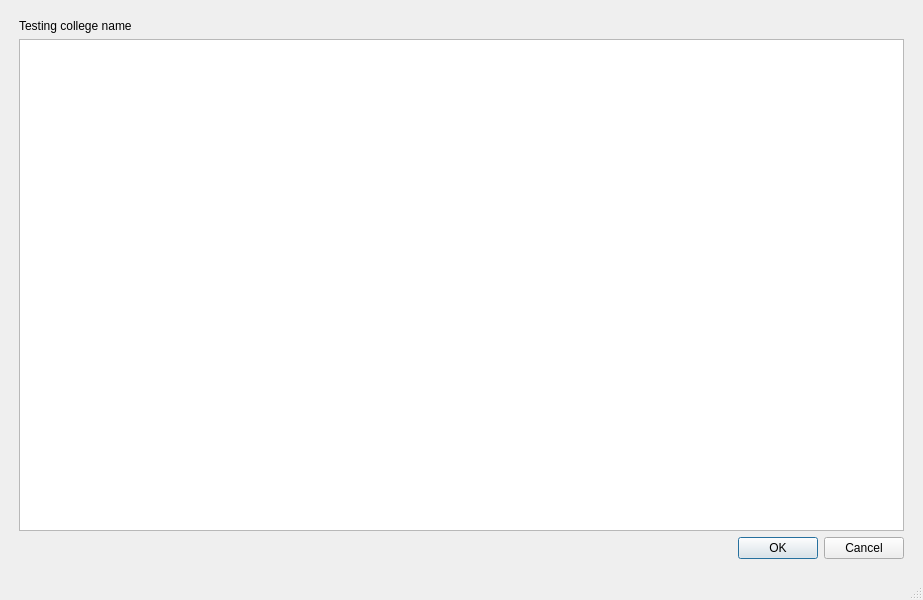
<?xml version="1.0" encoding="UTF-8"?>
<ui version="4.0">
 <class>collegeScreen</class>
 <widget class="QMainWindow" name="collegeScreen">
  <property name="geometry">
   <rect>
    <x>0</x>
    <y>0</y>
    <width>923</width>
    <height>600</height>
   </rect>
  </property>
  <property name="windowTitle">
   <string>collegeScreen</string>
  </property>
  <widget class="QWidget" name="centralwidget">
   <layout class="QVBoxLayout" name="verticalLayout_2">
    <item>
     <layout class="QVBoxLayout" name="verticalLayout">
      <property name="leftMargin">
       <number>10</number>
      </property>
      <property name="topMargin">
       <number>10</number>
      </property>
      <property name="rightMargin">
       <number>10</number>
      </property>
      <property name="bottomMargin">
       <number>10</number>
      </property>
      <item>
       <widget class="QLabel" name="campusName">
        <property name="text">
         <string>Testing college name</string>
        </property>
       </widget>
      </item>
      <item>
       <widget class="QListWidget" name="listWidget">
        <property name="verticalScrollBarPolicy">
         <enum>Qt::ScrollBarPolicy::ScrollBarAsNeeded</enum>
        </property>
        <property name="sizeAdjustPolicy">
         <enum>QAbstractScrollArea::SizeAdjustPolicy::AdjustToContents</enum>
        </property>
        <property name="dragEnabled">
         <bool>false</bool>
        </property>
       </widget>
      </item>
      <item>
       <widget class="QDialogButtonBox" name="purchaseConfirm">
        <property name="standardButtons">
         <set>QDialogButtonBox::StandardButton::Cancel|QDialogButtonBox::StandardButton::Ok</set>
        </property>
       </widget>
      </item>
     </layout>
    </item>
   </layout>
  </widget>
  <widget class="QMenuBar" name="menubar">
   <property name="enabled">
    <bool>false</bool>
   </property>
   <property name="geometry">
    <rect>
     <x>0</x>
     <y>0</y>
     <width>923</width>
     <height>25</height>
    </rect>
   </property>
  </widget>
  <widget class="QStatusBar" name="statusbar">
   <property name="enabled">
    <bool>false</bool>
   </property>
  </widget>
 </widget>
 <resources/>
 <connections/>
</ui>
